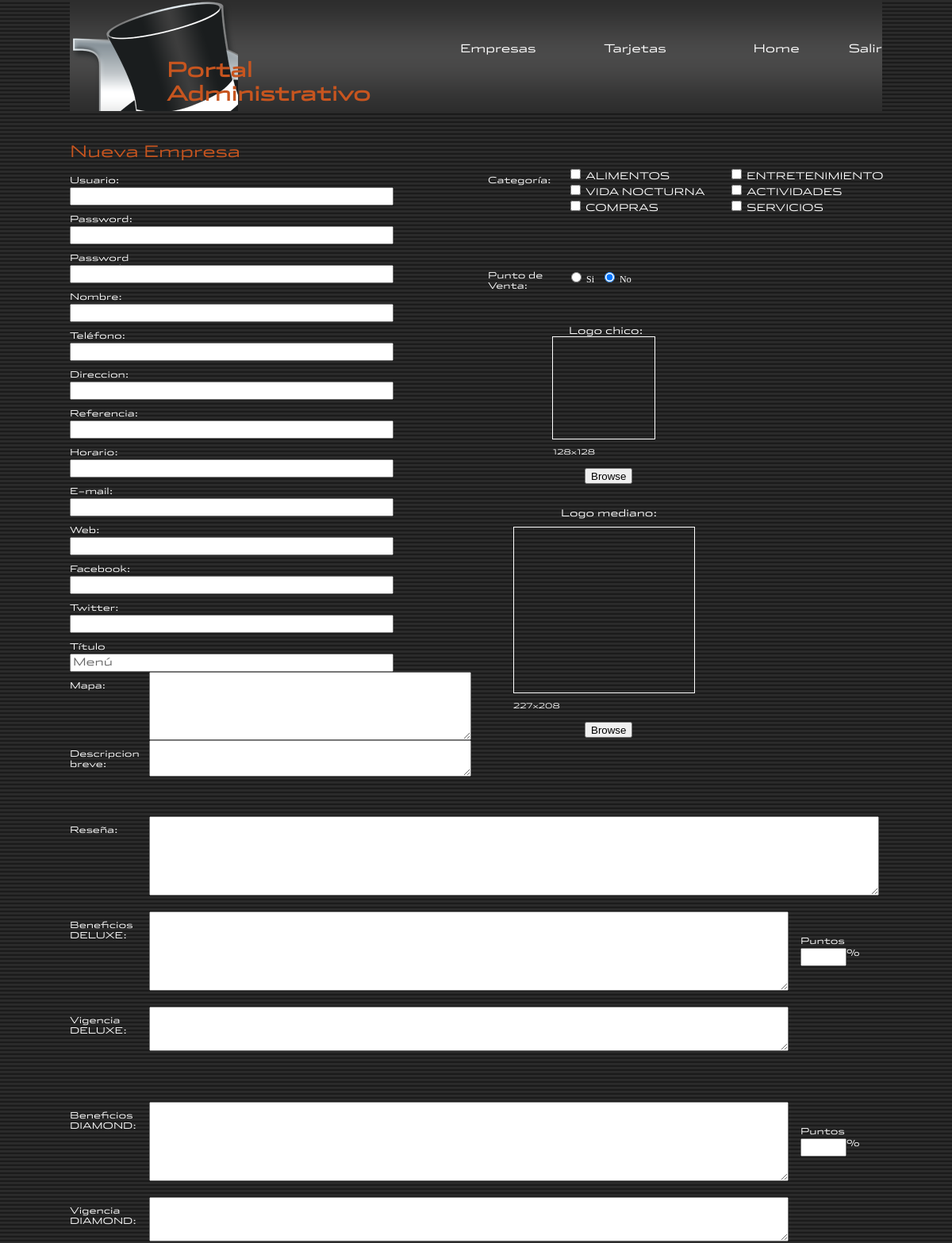
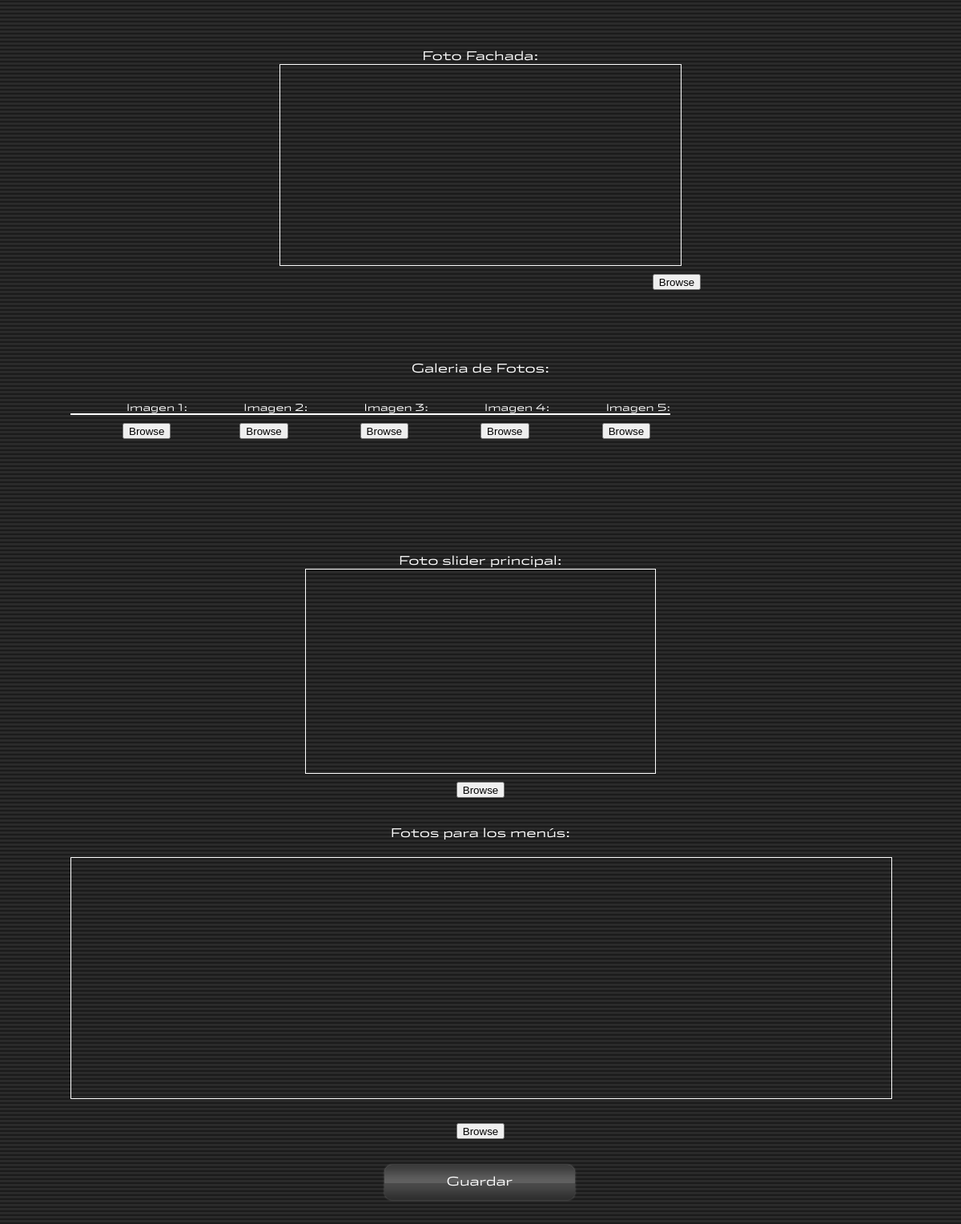
/myadmin/adm_empresa_nueva2.php, run on the app's committed database (2 pictures, top to bottom).
### tables this page shows
CREATE TABLE IF NOT EXISTS `Categorias` (
  `idCategoria` int(11) NOT NULL AUTO_INCREMENT,
  `Nombre` varchar(30) NOT NULL,
  PRIMARY KEY (`idCategoria`)
);

### myadmin/adm_empresa_nueva2.php (the view, shortened to what this page needs)
<!DOCTYPE html PUBLIC "-//W3C//DTD XHTML 1.0 Transitional//EN" "http://www.w3.org/TR/xhtml1/DTD/xhtml1-transitional.dtd">
<html xmlns="http://www.w3.org/1999/xhtml">
<head><meta http-equiv="Content-Type" content="text/html; charset=UTF-8">
<link rel="stylesheet" type="text/css" href="../assets/css/admonStyles.css">
<link rel="stylesheet" type="text/css" href="../assets/css/lugarStyles.css">
</head>
<body>
	<div class="headerWrapper">
    	<div class="logo"></div>
        <div class="title">Portal Administrativo</div>
        <div class="menu">
        </div>
	</div>
    <div class="clear"></div>
     <form action="" method="post" accept-charset="utf-8">    <div class="contentWrapper">
    	<div class="leftContent">
        	<div class="subTitle">Nueva Empresa</div>
            <div class="clear"></div>
            <div class="inserts">
            	<label class="Lbl">Usuario:</label>
                <input type="text" class="smallTxt" id="Usuario" name="Usuario">
            </div>
            <div class="inserts">
            	<label class="Lbl">Password:</label>
                <input type="password" class="smallTxt" id="Password" name="Password">
            </div>
          <div class="inserts">
           	<label class="Lbl">Password mostrador:</label>
              <input name="Password_mostrador" type="password" class="smallTxt" id="Password_mostrador" value="<? echo $empresa_info[29] ?>">
          </div>
        	<div class="inserts">
            	<label class="Lbl">Nombre:</label>
                <input type="text" class="smallTxt" id="Nombre" name="Nombre">
            </div>
            <div class="inserts">
            	<label class="Lbl">Teléfono:</label>
                <input type="text" class="smallTxt" id="Telefono" name="Telefono">
            </div>
            <div class="inserts">
            	<label class="Lbl">Direccion:</label>
                <input type="text" class="smallTxt" id="Direccion" name="Direccion">
            </div>
            <div class="inserts">
            	<label class="Lbl">Referencia:</label>
                <input type="text" class="smallTxt" id="Referencia" name="Referencia">
            </div>
            <div class="inserts">
            	<label class="Lbl">Horario:</label>
                <input type="text" class="smallTxt" id="Horario" name="Horario">
            </div>
            <div class="inserts">
            	<label class="Lbl">E-mail:</label>
                <input type="text" class="smallTxt" id="Contacto" name="Contacto">
            </div>
            <div class="inserts">
            	<label class="Lbl">Web:</label>
                <input type="text" class="smallTxt" id="Web" name="Web">
            </div>
            <div class="inserts">
            	<label class="Lbl">Facebook:</label>
                <input type="text" class="smallTxt" id="Facebook" name="Facebook">
            </div>
            <div class="inserts">
            	<label class="Lbl">Twitter:</label>
                <input type="text" class="smallTxt" id="Twitter" name="Twitter">
            </div>
            <div class="inserts">
            	<label class="Lbl">Título sección menú:</label>
                <input type="text" class="smallTxt" id="nombre_menuImagen" name="nombre_menuImagen" value="Menú">
            </div>
<div class="inserts" style="height:90px">
            	<label class="Lbl">Mapa:</label>
                <textarea class="bigTxt" id="Mapa" name="Mapa"></textarea>
            </div>
            <div class="inserts" style="margin-top:20px;">
            	<label class="Lbl">Descripcion breve:</label>
                <textarea class="bigTxt" style="color:#000;height:40px" maxlength="150" id="descripcion" name="descripcion"><? echo $empresa_info[28]?></textarea>
            </div>
        </div>
    	<div class="rightContent">
    	  <div class="clear"></div>
    	  <div class="clear"></div>
    	  <div class="clear"></div>
    	  <div class="insertCheckBox">
    	    <label class="Lbl">Categoría:</label>
    	    <div class="checkBox">
    	      <?
    $consulta="SELECT Categorias.idCategoria, Categorias.Nombre FROM Categorias";
	$resultado = mysql_query($consulta) or die("Error en consulta de categorias: " . mysql_error());
	$count=1;
	while(@mysql_num_rows($resultado)>=$count)
	{
		$cat=mysql_fetch_row($resultado);
			?>
    	      <input type="checkbox" name="categorias[]" value="<? echo $cat[0]?>" id="categorias[]" />
    	      <label  style="font-family: font_bureau__stainlessextlight;"> <? echo $cat[1]?></label>
    	      <br />
    	      <?
		if($count%3==0){
			?>
  	      </div>
    	    <div class="checkBox">
    	      <?
		}
		$count++;
	}
    ?>
  	      </div>
  	    </div>
    	  <div class="insertCheckBox" style="margin-top:10px;margin-bottom:20px;width:200px;height:100px">
    	    <label class="Lbl">Punto de Venta:</label>
    	    <div class="checkBox" style="margin-top:10px;width:100px">
    	      <input type="radio" name="PV" value="1" <? if($empresa_info[15]==1) echo "checked=\"checked\"";?> />
    	      Si
    	      <input type="radio" name="PV" value="0" style="margin-left:10px;" <? if($empresa_info[15]==0) echo "checked=\"checked\"";?> />
    	      No </div>
  	    </div>
    	  <div class="clear"></div>
    	  <div class="logoInsert">
    	    <label style="margin-left:70px" class="logoTitle">Logo chico:</label>
    	    <div align="center" class="logoImg" id="logoImg" ></div>
    	    <label class="Lbl" style="font-size:9px;margin-left:50px">128x128</label>
    	    <input type="button" id="logoUpload" class="browseBttn" value="Browse" />
    	    <div class="clear"></div>
    	    <div class="clear"></div>
    	    <div class="clear"></div>
    	    <label class="logoTitle" style="margin-left:60px">Logo mediano:</label>
    	    <div align="center" class="logoImgMediano" id="logoImgMediano"></div>
    	    <label class="Lbl" style="font-size:9px">227x208</label>
    	    <input type="button" id="logoMedianoUpload" class="browseBttn" value="Browse" />
  	    </div>
  	  </div>
    	<div class="resena" style="margin-top: 50px;">
   	    <label class="Lbl">Reseña:</label>
            <textarea class="resenaTxt" id="Informacion" name="Informacion"></textarea>
        </div>
   	   <div class="resena" >
    	  <label class="Lbl">Beneficios DELUXE:</label>
   	     <textarea class="promoTxt" id="promocion_normal"  name="promocion_normal"><? echo $empresa_info[24]?></textarea>
    	  <div class="puntos">
    	    <label class="Lbl" style="width:200px">Puntos</label>
    	    <input name="puntos_normal"  class="smallTxt" style="width:50px" type="number" id="puntos_normal_imagen2"  value="<? echo $empresa_info[26]?>"/>
    	    <label class="Lbl" style="width:10px;margin-top:0">%</label>
  	    </div>
  	  </div>
   	   <div class="resena">
    	  <label class="Lbl">Vigencia DELUXE:</label>
   	     <textarea class="promoTxt" id="vigencia_deluximagen" style="height:50px" name="vigencia_delux"><? echo $empresa_info[30]?></textarea>
    	  <div class="puntos"></div>
  	  </div>
   	   <div class="resena">
    	  <label class="Lbl">Beneficios DIAMOND:</label>
   	     <textarea class="promoTxt" id="promocion_diamante" name="promocion_diamante"><? echo $empresa_info[25]?></textarea>
    	  <div class="puntos">
    	    <label class="Lbl" style="width:200px">Puntos</label>
    	    <input name="puntos_diamante"  class="smallTxt" style="width:50px" type="number" id="puntos_normal_imagen" value="<? echo $empresa_info[27]?>"/>
    	    <label class="Lbl" style="width:10px;margin-top:0">%</label>
  	    </div>
  	  </div>
    	<div class="resena">
    	  <label class="Lbl">Vigencia DIAMOND:</label>
    	  <textarea class="promoTxt" id="vigencia_diamanteimagen" style="height:50px" name="vigencia_diamante"><? echo $empresa_info[31]?></textarea>
    	  <div class="puntos"></div>
  	  </div>
   	   <div class="fotoInsert" align="center">
   <label class="fachadaTitle" style="margin-left:0px">Foto Fachada:</label>
            <div class="fachadaImg" id="fachadaImg"></div>
            <input type="button" class="browseBttn" style="margin-left:490px;" id="fotoUpload" value="Browse">
        </div>
        <div class="sliderPics"><div style="width:100%; height:30px; margin-top: 50px;" align="center">
          <label class="fachadaTitle"  style="margin-left:auto; margin-right:auto">Galeria de Fotos:</label></div>
        	<div class="sliderItem">
            	<label class="sliderPicTitle">Imagen 1:</label>
                <div class="sliderImg" id="img1"></div>
            	<input type="button" class="browseBttn" style="margin-left:65px;" id="img1Upload" value="Browse">
            </div>
            <div class="sliderItem">
                <label class="sliderPicTitle">Imagen 2:</label>
                <div class="sliderImg" id="img2"></div>
                <input type="button" class="browseBttn" style="margin-left:65px;" id="img2Upload" value="Browse">
            </div>
            <div class="sliderItem">
                <label class="sliderPicTitle">Imagen 3:</label>
                <div class="sliderImg" id="img3"></div>
                <input type="button" class="browseBttn" style="margin-left:65px;" id="img3Upload" value="Browse">
            </div>
            <div class="sliderItem">
            	<label class="sliderPicTitle">Imagen 4:</label>
                <div class="sliderImg" id="img4"></div>
                <input type="button" class="browseBttn" style="margin-left:65px;" id="img4Upload" value="Browse">
            </div>
            <div class="sliderItem">
            	<label class="sliderPicTitle">Imagen 5:</label>
                <div class="sliderImg" id="img5"></div>
                <input type="button" class="browseBttn" style="margin-left:65px;" id="img5Upload" value="Browse">
            </div>
</div>
         <div class="fotoInsert" align="center">
        	<label class="fachadaTitle" style="margin-left:auto; margin-right:auto">Foto slider principal:</label>
            <div align="center" class="sliderImage" id="sliderImg">
            </div>
            <input type="button" class="browseBttn" style="margin-left:0px;" id="sliderUpload" value="Browse">
        </div>
         <div class="fotoInsert" align="center">
           <label class="fachadaTitle" style="margin-left:auto; margin-right:auto">Fotos para los men&uacute;s:</label>
           <div class="fotoInsert" id="menuImages" align="center" style="border:1px solid #FFF;height:auto; min-height:300px">
           </div>
           <input type="button" class="browseBttn" style="margin-left:0px;" id="menuUpload" value="Browse" />
         </div>
        <input type="submit" name="guardar" value="Guardar" class="saveBttn" style="margin-top: 100px;">    </div>
	</form>
</body></html>

### assets/css/admonStyles.css (style rules this page uses)
body { background-image:url(../imgs/bg.png); background-repeat:repeat-x repeat-y; margin:0; }
.headerWrapper { width:1024px; height:140px; margin-left:auto; margin-right:auto; background-image:url(../imgs/menu_admin_bg.png); background-repeat:repeat-x; }
.clear { height:10px; }
.logo { width:212px; height:140px; background-image:url(../imgs/logo.png); background-repeat:no-repeat; float:left; }
.title { font-family: font_bureau__stainlessextlight; text-align:left; font-size:25px; color:#c7551f; font-weight:bold; width:285px; height:30px; float:left; margin-top:75px; margin-left:-90px; }
.subTitle { text-align:left; font-size:20px; color:#c7551f; width:285px; height:20px; font-family: font_bureau__stainlessextlight; }
.menu { width:570px; height:140px; float:right; color:#CCC; font-size:16px; }
.contentWrapper { width:1024px; height:auto; margin-left:auto; margin-right:auto; display:block; margin-bottom:30px; margin-top:30px; }
.leftContent { width:507px; height:auto; float:left; display:block; }
.rightContent { width:507px; height:auto; float:left; display:block; margin-left:10px; }
.inserts { width:507px; height:45px; }
.insertCheckBox { width:507px; height:60px; margin-left:10px; }
.checkBox { width:203px; height:60px; float:left; color:#FFF; font-size:12px; }
.logoTitle { margin-left:inherit; margin-top:20px; margin-right:auto; font-size:12px; color:#FFF; font-family: font_bureau__stainlessextlight; }
.fachadaTitle { width:100px; height:15px; color:#FFF; font-size:15px; text-align:center; margin-left:468px; font-family: font_bureau__stainlessextlight; }
.Lbl { width:100px; height:15px; text-align:left; font-size:11px; color:#FFF; float:left; margin-top:11px; font-family: font_bureau__stainlessextlight; }
.smallTxt { width:400px; height:17px; float:left; margin-top:auto; margin-bottom:auto; color:#666; font-family: font_bureau__stainlessextlight; }
.bigTxt { width:400px; height:80px; float:left; margin-top:auto; margin-bottom:auto; color:#666; }
.resena { width:1024px; height:100px; margin-left:auto; margin-right:auto; margin-top:20px; float:left; }
.resenaTxt { width:914px; height:94px; float:left; }
.puntos { width:100px; height:100px; margin-left:15px; margin-right:auto; margin-top:20px; float:left; }
.promoTxt { width:800px; height:94px; float:left; }
.logoInsert { width:227px; height:230px; margin-left:42px; margin-right:auto; }
.fotoInsert { width:1024px; height:300px; margin-left:auto; margin-right:auto; margin-top:20px; margin-bottom:20px; float:left; }
.logoImg { width:128px; height:128px; border:1px solid #FFF; margin-left:auto; margin-right:auto; }
.logoImgMediano { margin-top:10px; width:227px; height:208px; border:1px solid #FFF; margin-left:auto; margin-right:auto; }
.fachadaImg { width:500px; height:250px; margin-left:auto; margin-right:auto; border:1px solid #FFF; }
.sliderImage { width:436px; height:254px; margin-left:auto; margin-right:auto; border:1px solid #FFF; }
.browseBttn { height:20px; margin-left:90px; margin-right:auto; margin-top:10px; }
.sliderPics { width:1024px; min-height:270px; height:auto !important; margin-left:auto; margin-right:auto; margin-top:20px; float:left; }
.sliderItem { width: auto; height: auto; float: left; margin-top: 20px; }
.sliderPicTitle { margin-left:70px; margin-right:auto; font-size:12px; color:#FFF; font-family: font_bureau__stainlessextlight; }
.sliderImg { height:auto; margin-left:auto; margin-right:auto; border:1px solid #FFF; }
.saveBttn { width:242px; height:48px; margin-left:390px; margin-right:auto; font-size:15px; float:left; color:#FFF; background-image:url(../imgs/button.png); background-repeat:no-repeat; background-color:transparent; border:none; margin-bottom:30px; cursor:pointer; font-family: font_bureau__stainlessextlight; }

### assets/css/lugarStyles.css (style rules this page uses)
.contenidoNegritas { font-size: 14px; color: #FFFFFF; text-decoration: none; font-family:"font_bureau__stainlessextlight"; }

### data on the page
categorias: Nombre "ALIMENTOS"
categorias: Nombre "VIDA NOCTURNA"
categorias: Nombre "COMPRAS"
categorias: Nombre "ENTRETENIMIENTO"
categorias: Nombre "ACTIVIDADES"
categorias: Nombre "SERVICIOS"
